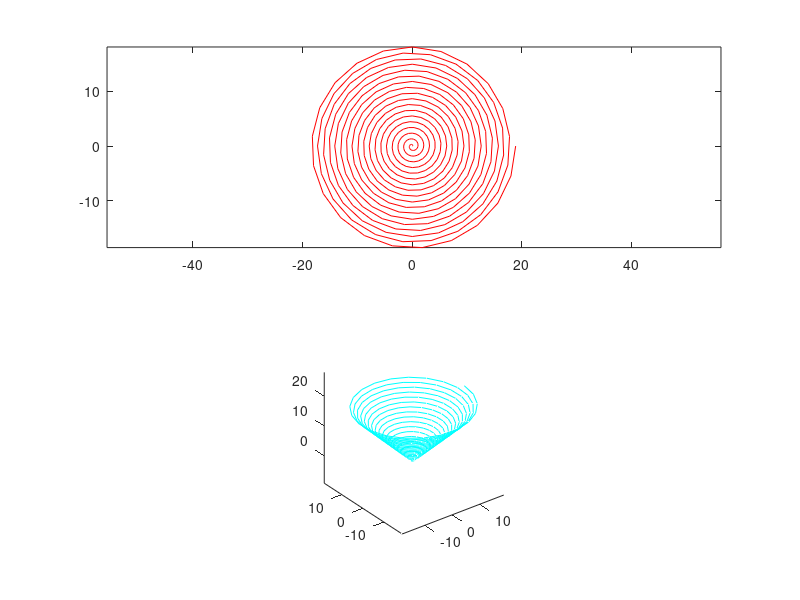

MATLAB code to generate this figure:
%% Initialize Workspace
clear 
format short e
%% Generate a conical helix
% Compute values
t = 0:pi/64:6*pi;
% Equations
x = t.*cos(6*t);
y = t.*sin(6*t);
z = t;
% Plot
figure(1);clf
subplot(2,1,1), plot(x,y,'r')
axis equal
subplot(2,1,2), plot3(x,y,z,'c')
axis equal
print -depsc Chapra222Graph